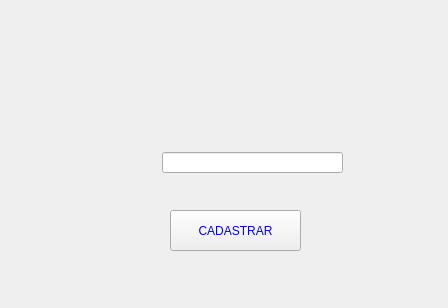
<?xml version="1.0" encoding="UTF-8"?>
<ui version="4.0">
 <class>MainWindow</class>
 <widget class="QMainWindow" name="MainWindow">
  <property name="geometry">
   <rect>
    <x>0</x>
    <y>0</y>
    <width>448</width>
    <height>308</height>
   </rect>
  </property>
  <property name="minimumSize">
   <size>
    <width>448</width>
    <height>308</height>
   </size>
  </property>
  <property name="maximumSize">
   <size>
    <width>448</width>
    <height>308</height>
   </size>
  </property>
  <property name="windowTitle">
   <string>MainWindow</string>
  </property>
  <widget class="QWidget" name="centralwidget">
   <widget class="QLabel" name="label">
    <property name="geometry">
     <rect>
      <x>0</x>
      <y>-10</y>
      <width>461</width>
      <height>321</height>
     </rect>
    </property>
    <property name="text">
     <string/>
    </property>
    <property name="pixmap">
     <pixmap>CATEGORIA.png</pixmap>
    </property>
   </widget>
   <widget class="QLineEdit" name="lineEditCategoria">
    <property name="geometry">
     <rect>
      <x>162</x>
      <y>152</y>
      <width>181</width>
      <height>21</height>
     </rect>
    </property>
   </widget>
   <widget class="QPushButton" name="pushButtonCadastrarCategoria">
    <property name="geometry">
     <rect>
      <x>170</x>
      <y>210</y>
      <width>131</width>
      <height>41</height>
     </rect>
    </property>
    <property name="styleSheet">
     <string notr="true">COLOR:BLUE;
</string>
    </property>
    <property name="text">
     <string>CADASTRAR</string>
    </property>
   </widget>
  </widget>
 </widget>
 <resources/>
 <connections/>
</ui>
